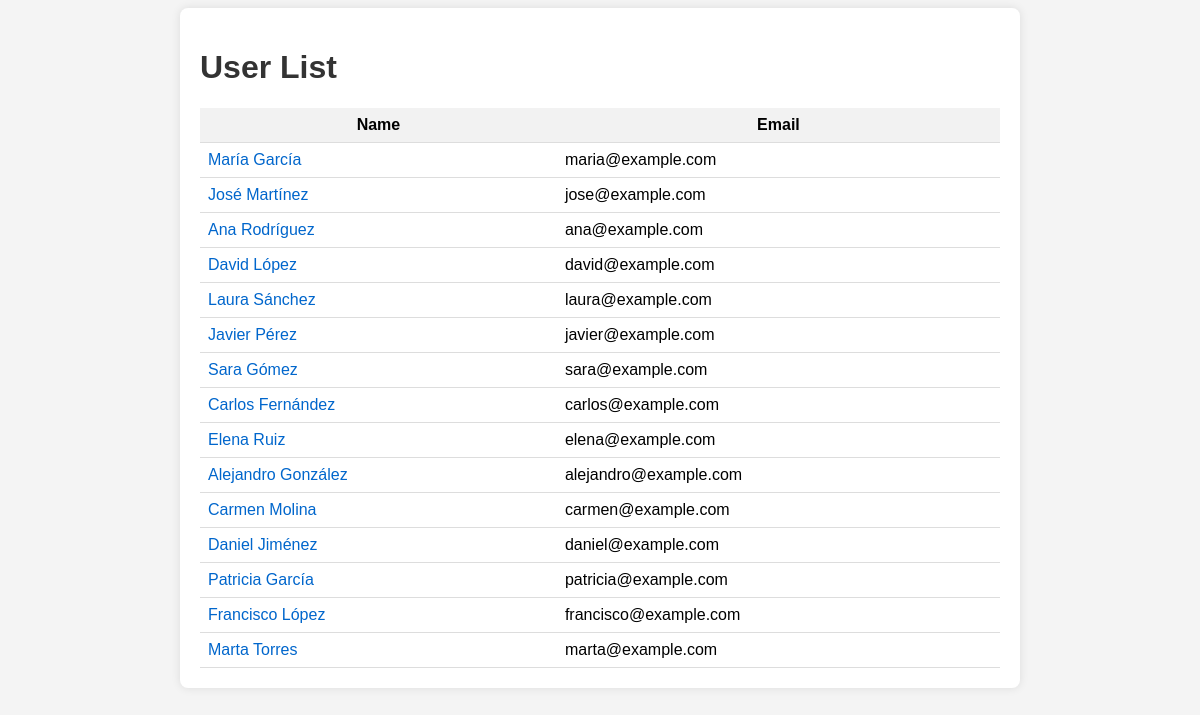
Before: / with the older database file.
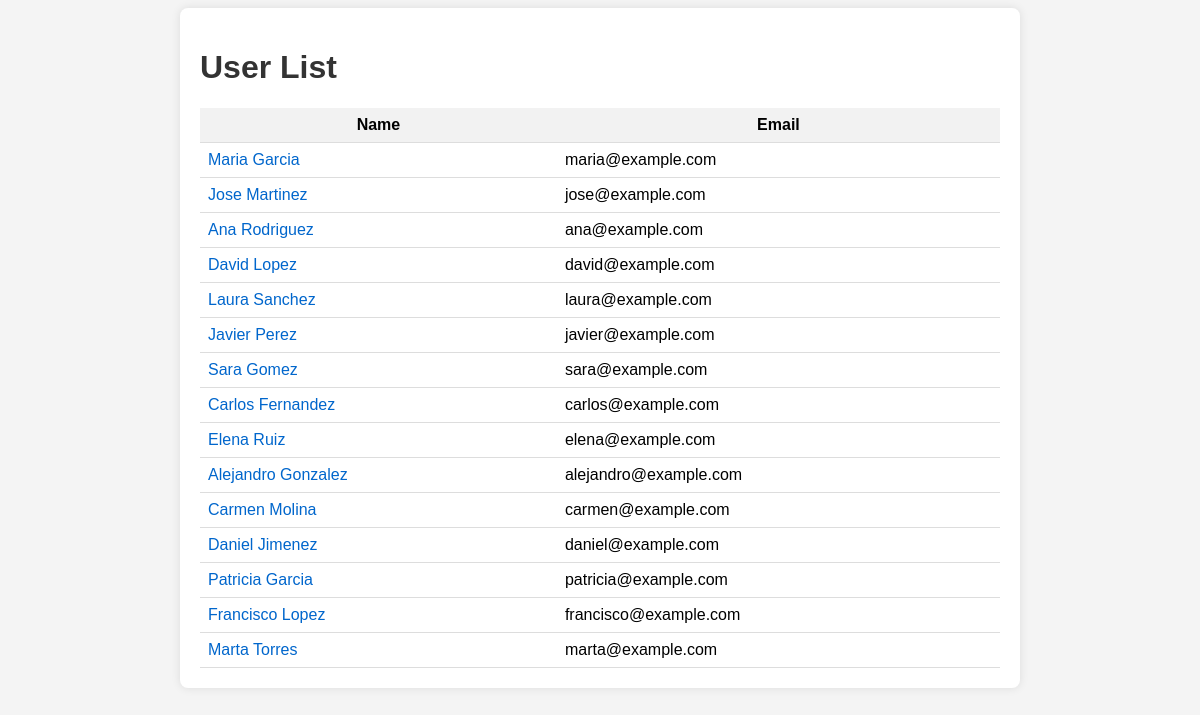
After: the same page with the newer database file.
### tables this page shows
CREATE TABLE IF NOT EXISTS users (
  id INT AUTO_INCREMENT PRIMARY KEY,
  name VARCHAR(255) NOT NULL,
  email VARCHAR(255) NOT NULL,
  age INT NOT NULL,
  bio TEXT
);

### index.php (the view, shortened to what this page needs)
<!DOCTYPE html>
<html>
<head>
  <link rel="stylesheet" type="text/css" href="style.css">
</head>
<body>
<div class="container">
  <h1>User List</h1>
  <table>
    <thead>
      <tr>
        <th>Name</th>
        <th>Email</th>
      </tr>
    </thead>
    <tbody>
      <?php
      $servername = getenv('MYSQL_HOST');
      $username = getenv('MYSQL_USER');
      $password = getenv('MYSQL_PASSWORD');
      $dbname = getenv('MYSQL_DATABASE');
      $conn = new mysqli($servername, $username, $password, $dbname);
      $sql = "SELECT id, name, email FROM users";
      $result = $conn->query($sql);
      if ($result->num_rows > 0) {
        while($row = $result->fetch_assoc()) {
          echo "<tr>";
          echo "<td><a href='user.php?id=" . $row["id"] . "'>" . $row["name"] . "</a></td>";
          echo "<td>" . $row["email"] . "</td>";
          echo "</tr>";
        }
      } else {
        echo "<tr><td colspan='2'>0 results</td></tr>";
      }
      ?>
    </tbody>
  </table>
</div>
</body>
</html>

### style.css (style rules this page uses)
body { font-family: Arial, sans-serif; background-color: #f4f4f4; }
.container { max-width: 800px; margin: 0 auto; padding: 20px; background-color: #fff; border-radius: 8px; box-shadow: 0 0 10px rgba(0, 0, 0, 0.1); }
h1 { color: #333; }
table { width: 100%; border-collapse: collapse; margin-top: 20px; }
table th, table td { padding: 8px; border-bottom: 1px solid #ddd; }
table th { background-color: #f2f2f2; font-weight: bold; }
table td { vertical-align: top; }
a { text-decoration: none; color: #0066cc; }

Changed rows visible on the page:
changed users "maria@example.com": name "María García" → "Maria Garcia"
changed users "jose@example.com": name "José Martínez" → "Jose Martinez"
changed users "ana@example.com": name "Ana Rodríguez" → "Ana Rodriguez"
changed users "david@example.com": name "David López" → "David Lopez"
changed users "laura@example.com": name "Laura Sánchez" → "Laura Sanchez"
changed users "javier@example.com": name "Javier Pérez" → "Javier Perez"
changed users "sara@example.com": name "Sara Gómez" → "Sara Gomez"
changed users "carlos@example.com": name "Carlos Fernández" → "Carlos Fernandez"
changed users "alejandro@example.com": name "Alejandro González" → "Alejandro Gonzalez"
changed users "daniel@example.com": name "Daniel Jiménez" → "Daniel Jimenez"
changed users "patricia@example.com": name "Patricia García" → "Patricia Garcia"
changed users "francisco@example.com": name "Francisco López" → "Francisco Lopez"
